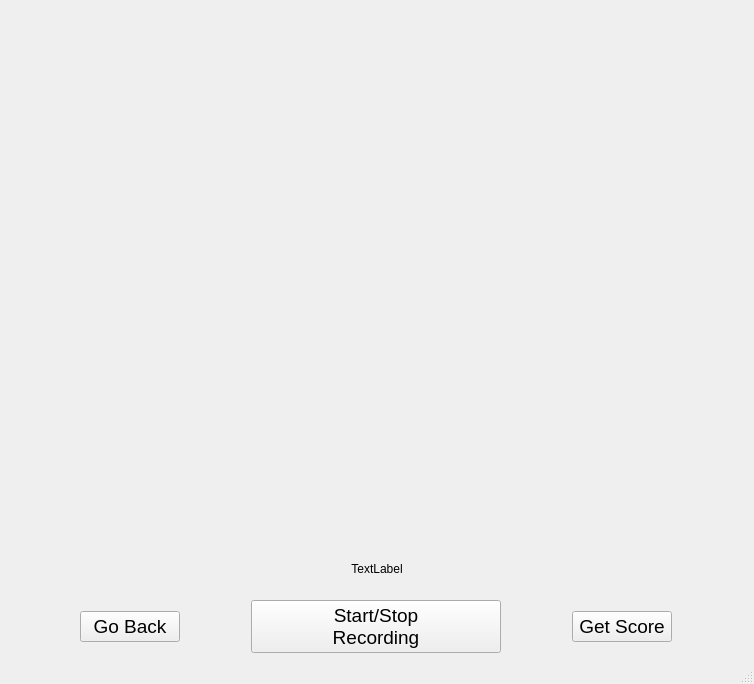
<?xml version="1.0" encoding="UTF-8"?>
<ui version="4.0">
 <class>MainWindow</class>
 <widget class="QMainWindow" name="MainWindow">
  <property name="geometry">
   <rect>
    <x>0</x>
    <y>0</y>
    <width>754</width>
    <height>684</height>
   </rect>
  </property>
  <property name="windowTitle">
   <string>MainWindow</string>
  </property>
  <widget class="QWidget" name="centralwidget">
   <layout class="QVBoxLayout" name="verticalLayout">
    <item>
     <widget class="QLabel" name="imageLabel">
      <property name="sizePolicy">
       <sizepolicy hsizetype="Preferred" vsizetype="Preferred">
        <horstretch>1</horstretch>
        <verstretch>2</verstretch>
       </sizepolicy>
      </property>
      <property name="text">
       <string/>
      </property>
      <property name="scaledContents">
       <bool>true</bool>
      </property>
      <property name="alignment">
       <set>Qt::AlignCenter</set>
      </property>
     </widget>
    </item>
    <item>
     <widget class="QLabel" name="recordTimerLabel">
      <property name="minimumSize">
       <size>
        <width>0</width>
        <height>50</height>
       </size>
      </property>
      <property name="text">
       <string>TextLabel</string>
      </property>
      <property name="alignment">
       <set>Qt::AlignCenter</set>
      </property>
     </widget>
    </item>
    <item>
     <layout class="QHBoxLayout" name="actionsButtonLayout">
      <property name="spacing">
       <number>0</number>
      </property>
      <property name="sizeConstraint">
       <enum>QLayout::SetNoConstraint</enum>
      </property>
      <item>
       <widget class="QPushButton" name="goBackButton">
        <property name="sizePolicy">
         <sizepolicy hsizetype="Fixed" vsizetype="Fixed">
          <horstretch>0</horstretch>
          <verstretch>0</verstretch>
         </sizepolicy>
        </property>
        <property name="minimumSize">
         <size>
          <width>100</width>
          <height>0</height>
         </size>
        </property>
        <property name="font">
         <font>
          <pointsize>14</pointsize>
         </font>
        </property>
        <property name="text">
         <string>Go Back</string>
        </property>
       </widget>
      </item>
      <item>
       <widget class="QPushButton" name="startStopRecordingButton">
        <property name="sizePolicy">
         <sizepolicy hsizetype="Fixed" vsizetype="Fixed">
          <horstretch>0</horstretch>
          <verstretch>0</verstretch>
         </sizepolicy>
        </property>
        <property name="minimumSize">
         <size>
          <width>250</width>
          <height>0</height>
         </size>
        </property>
        <property name="font">
         <font>
          <pointsize>14</pointsize>
         </font>
        </property>
        <property name="text">
         <string>Start/Stop
Recording</string>
        </property>
        <property name="autoDefault">
         <bool>false</bool>
        </property>
        <property name="default">
         <bool>false</bool>
        </property>
        <property name="flat">
         <bool>false</bool>
        </property>
       </widget>
      </item>
      <item>
       <widget class="QPushButton" name="getScoreButton">
        <property name="sizePolicy">
         <sizepolicy hsizetype="Fixed" vsizetype="Fixed">
          <horstretch>0</horstretch>
          <verstretch>0</verstretch>
         </sizepolicy>
        </property>
        <property name="minimumSize">
         <size>
          <width>100</width>
          <height>0</height>
         </size>
        </property>
        <property name="font">
         <font>
          <pointsize>14</pointsize>
         </font>
        </property>
        <property name="text">
         <string>Get Score</string>
        </property>
       </widget>
      </item>
     </layout>
    </item>
   </layout>
  </widget>
  <widget class="QMenuBar" name="menubar">
   <property name="geometry">
    <rect>
     <x>0</x>
     <y>0</y>
     <width>754</width>
     <height>21</height>
    </rect>
   </property>
  </widget>
  <widget class="QStatusBar" name="statusbar"/>
 </widget>
 <resources/>
 <connections/>
</ui>
